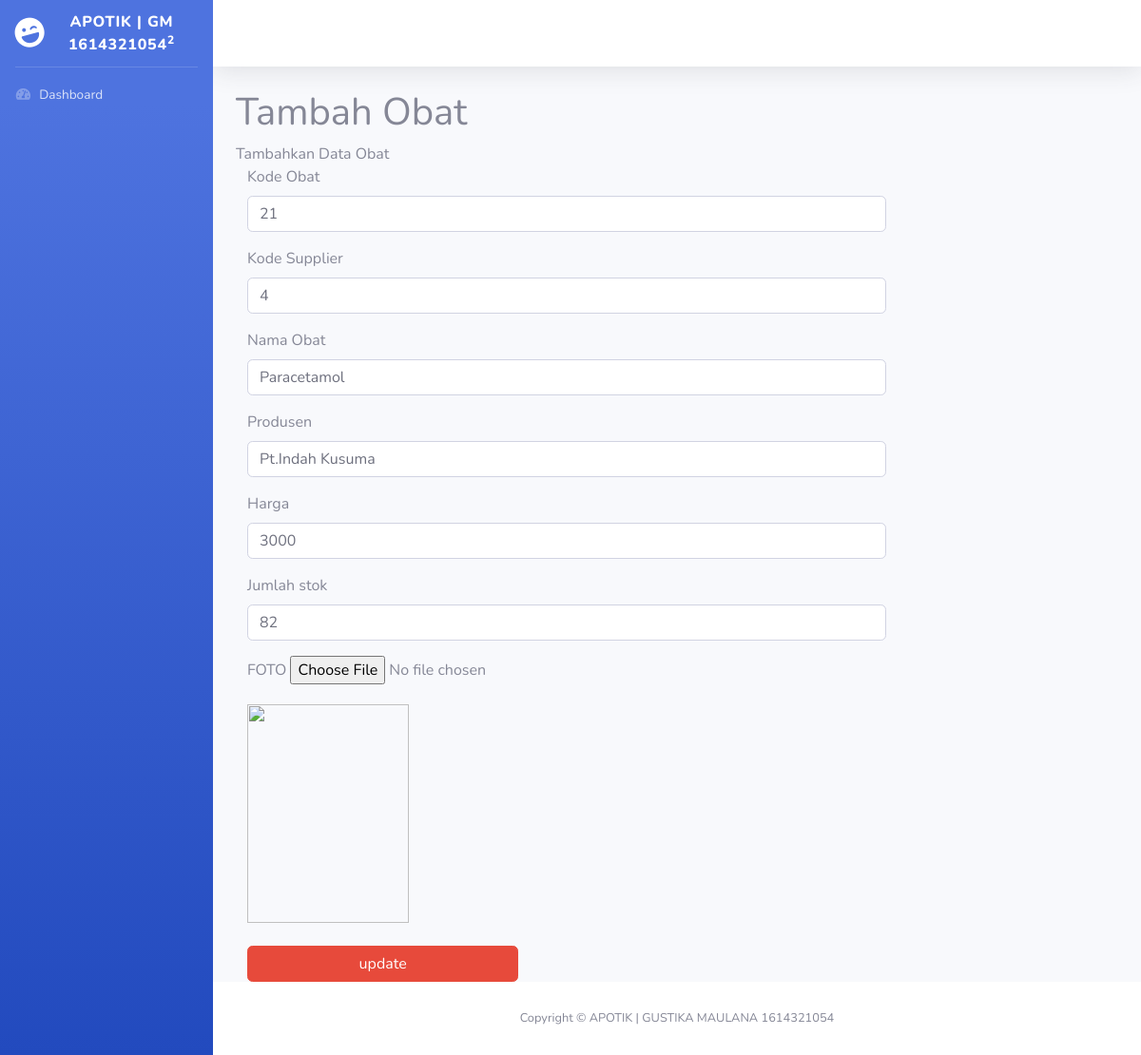
/index.php/obat/ambil_obat/21, run on the app's committed database.
### tables this page shows
CREATE TABLE `obat` (
  `KODE_OBAT` int(11) NOT NULL,
  `KODE_SUPPLIER` int(11) NOT NULL,
  `KODE_DETIL` int(11) DEFAULT NULL,
  `NAMA_OBAT` varchar(225) DEFAULT NULL,
  `PRODUSEN` varchar(225) DEFAULT NULL,
  `HARGA` int(11) DEFAULT NULL,
  `JML_STOK` int(11) DEFAULT NULL,
  `FOTO` longblob DEFAULT NULL
);

### application/controllers/Obat.php (called while the page is built, shortened)
<?php
class Obat extends CI_Controller {
	public function __construct()
	{
		$this->load->model('Obat_model');
	}
	public function ambil_obat($kode_obat) {
		$data['main_view'] = 'edit_obat_view';
		$data['data'] = $this->Obat_model->detil_obat($kode_obat);
		$this->load->view('template', $data);
	}
}

### index.php (called while the page is built, shortened)
<?php
require_once BASEPATH.'core/CodeIgniter.php';

### application/models/Obat_model.php (called while the page is built, shortened)
<?php
class Obat_model extends CI_Model {
	public function detil_obat($kode_obat) {
		return $this->db->where('KODE_OBAT', $kode_obat)
						->get('obat')
						->row();
	}
}

### application/views/edit_obat_view.php (the view)
<div class="row">
	<div class="col-lg-12">
		<h1 class="page-header">Tambah Obat</h1>
	</div>
</div>
<div class="row">
	<div class="col-lg-12">
		<div class="panel panel-default">
			<div class="panel-heading">
				Tambahkan Data Obat
			</div>
			<div class="panel-body">
				<div class="row">
					<div class="col-lg-12">
						<form role="form" method="post" enctype="multipart/form-data"
						action="<?php echo base_url('index.php/Obat/update_obat/').$data->KODE_OBAT; ?>">
							<?php
							echo'
							<div class="col-md-9 col-sm-9 col-xs-9 col-lg-9">
							<div class="form-group">
							<label>Kode Obat</label>
							<input class="form-control" name="kode_obat" value="'.$data->KODE_OBAT.'">
							</div>
							<div class="form-group">
							<label>Kode Supplier</label>
							<input class="form-control" name="kode_supplier" value="'.$data->KODE_SUPPLIER.'">
							</div>
							<div class="form-group">
							<label>Nama Obat</label>
							<input class="form-control" name="nama obat" value="'.$data->NAMA_OBAT.'">
							</div>
							<div class="form-group">
							<label>Produsen</label>
							<input class="form-control" name="produsen" value="'.$data->PRODUSEN.'">
							</div>
							<div class="form-group">
							<label>Harga</label>
							<input class="form-control" name="harga" value="'.$data->HARGA.'">
							</div>
							<div class="form-group">
							<label>Jumlah stok</label>
							<input class="form-control" name="jml_stok" value="'.$data->JML_STOK.'">
							</div>
							<div class="form-group">
							<label>FOTO</label>
							<input type="file" name="foto" value="'.$data->FOTO.'">
							</div>
							</div>
							<div class="col-md-3 col-sm-3 col-xs-3 col-lg-3">
							<div id="foto">
							<img src="'.base_url().'image/'.$data->FOTO.'" style="width: 170px; height: 230px">
							</div>
							</div>
							<br>
							';
							?>
							<div class="col-md-4 col-sm-4 col-x5-4 col-lg-4">
								<input type="submit" class="btn btn-block btn-danger" name="submit" value="update">
							</div>
						</form>
					</div>
				</div>
			</div>
		</div>
	</div>
</div>

### data on the page
obat: kode_obat "21", kode_supplier "4", NAMA_OBAT "Paracetamol", produsen "Pt.Indah Kusuma", harga "3000", jml_stok "82"
